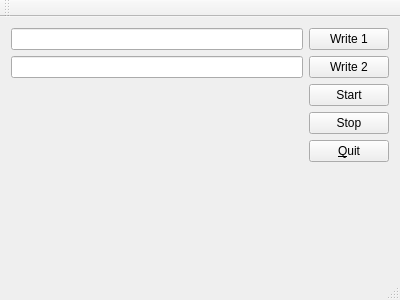
<?xml version="1.0" encoding="UTF-8"?>
<ui version="4.0">
 <class>MainWindow</class>
 <widget class="QMainWindow" name="MainWindow">
  <property name="geometry">
   <rect>
    <x>0</x>
    <y>0</y>
    <width>400</width>
    <height>300</height>
   </rect>
  </property>
  <property name="windowTitle">
   <string>MainWindow</string>
  </property>
  <widget class="QWidget" name="centralWidget">
   <layout class="QGridLayout" name="gridLayout">
    <item row="0" column="0">
     <widget class="QLineEdit" name="lineEdit_1"/>
    </item>
    <item row="1" column="0">
     <widget class="QLineEdit" name="lineEdit_2"/>
    </item>
    <item row="0" column="1">
     <widget class="QPushButton" name="write_1">
      <property name="text">
       <string>Write 1</string>
      </property>
     </widget>
    </item>
    <item row="1" column="1">
     <widget class="QPushButton" name="write_2">
      <property name="text">
       <string>Write 2</string>
      </property>
     </widget>
    </item>
    <item row="2" column="1">
     <widget class="QPushButton" name="start">
      <property name="text">
       <string>Start</string>
      </property>
     </widget>
    </item>
    <item row="3" column="1">
     <widget class="QPushButton" name="stop">
      <property name="text">
       <string>Stop</string>
      </property>
     </widget>
    </item>
    <item row="5" column="0" colspan="2">
     <spacer name="verticalSpacer">
      <property name="orientation">
       <enum>Qt::Vertical</enum>
      </property>
      <property name="sizeHint" stdset="0">
       <size>
        <width>20</width>
        <height>40</height>
       </size>
      </property>
     </spacer>
    </item>
    <item row="2" column="0">
     <widget class="QLabel" name="counter">
      <property name="text">
       <string/>
      </property>
     </widget>
    </item>
    <item row="3" column="0">
     <widget class="QLabel" name="counter2">
      <property name="text">
       <string/>
      </property>
     </widget>
    </item>
    <item row="4" column="1">
     <widget class="QPushButton" name="quitB">
      <property name="text">
       <string>&amp;Quit</string>
      </property>
     </widget>
    </item>
   </layout>
  </widget>
  <widget class="QMenuBar" name="menuBar">
   <property name="geometry">
    <rect>
     <x>0</x>
     <y>0</y>
     <width>400</width>
     <height>27</height>
    </rect>
   </property>
  </widget>
  <widget class="QToolBar" name="mainToolBar">
   <attribute name="toolBarArea">
    <enum>TopToolBarArea</enum>
   </attribute>
   <attribute name="toolBarBreak">
    <bool>false</bool>
   </attribute>
  </widget>
  <widget class="QStatusBar" name="statusBar"/>
 </widget>
 <layoutdefault spacing="6" margin="11"/>
 <resources/>
 <connections/>
</ui>
